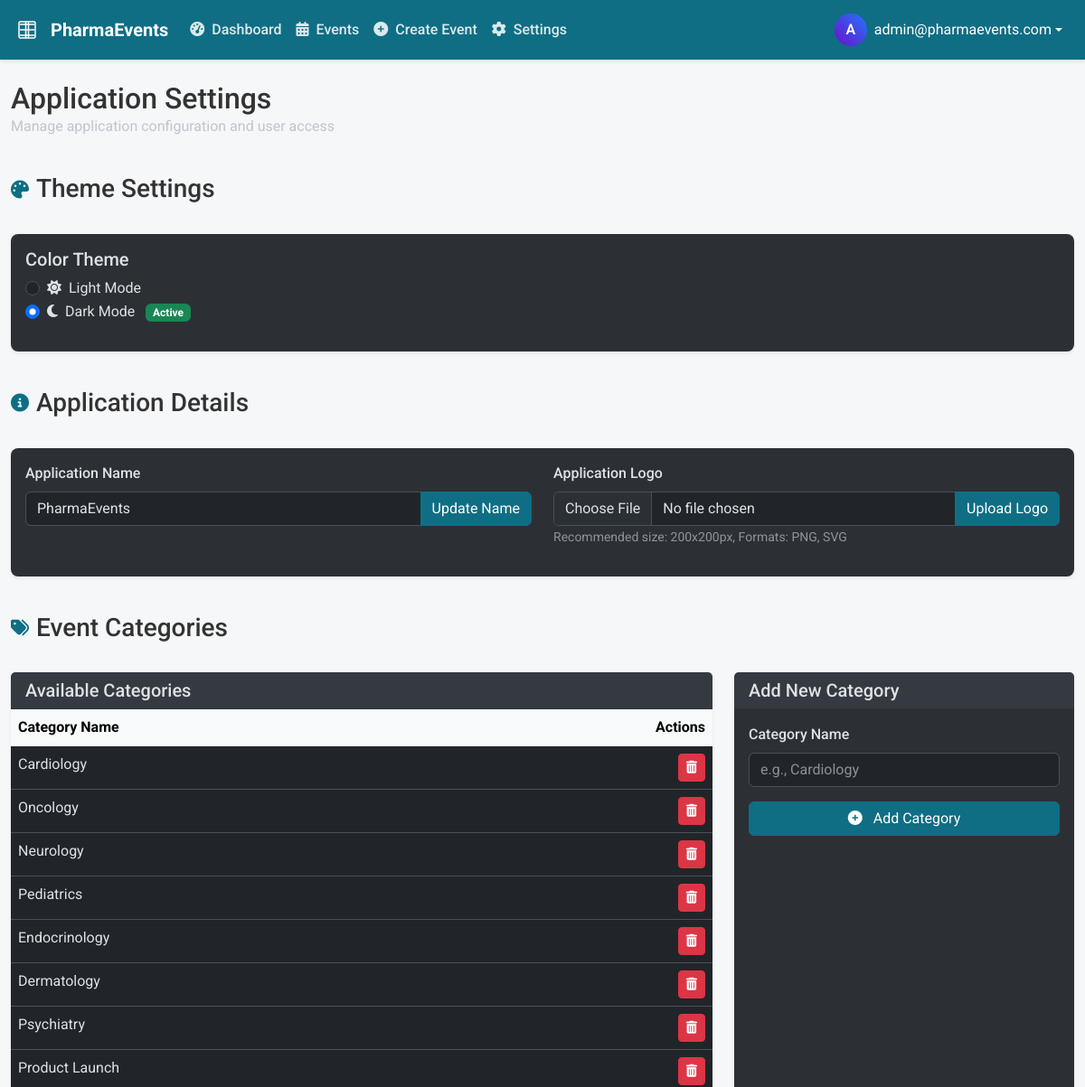
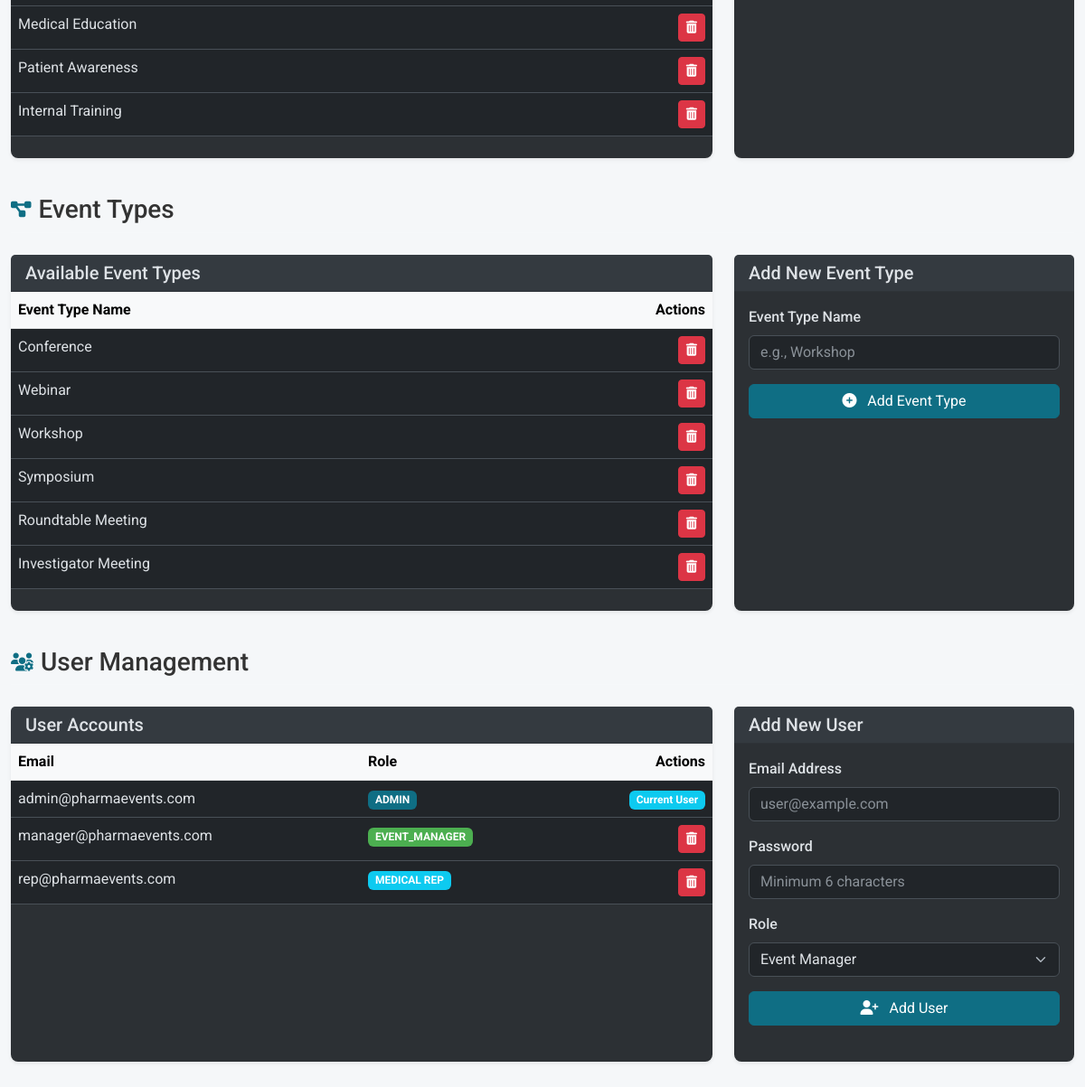
/settings (signed in), run on the app's committed database (2 pictures, top to bottom).
### models.py (models this page shows, shortened)
class User(UserMixin, db.Model):
    id = db.Column(db.Integer, primary_key=True)
    email = db.Column(db.String(120), unique=True, nullable=False)
    password_hash = db.Column(db.String(256), nullable=False)
    role = db.Column(db.String(20), nullable=False)  # 'admin', 'event_manager', or 'medical_rep'
    created_at = db.Column(db.DateTime, nullable=False, default=datetime.utcnow)
    events = db.relationship('Event', backref='creator', lazy=True)
    def is_admin(self):
        return self.role == 'admin'

class AppSetting(db.Model):
    id = db.Column(db.Integer, primary_key=True)
    key = db.Column(db.String(50), unique=True, nullable=False)
    value = db.Column(db.Text, nullable=True)

class EventCategory(db.Model):
    id = db.Column(db.Integer, primary_key=True)
    name = db.Column(db.String(50), unique=True, nullable=False)

class EventType(db.Model):
    id = db.Column(db.Integer, primary_key=True)
    name = db.Column(db.String(50), unique=True, nullable=False)
    events = db.relationship('Event', backref='event_type', lazy=True)

### routes.py (the view)
@app.route('/settings')
@login_required
def settings():
    if not current_user.is_admin():
        flash('You are not authorized to access settings', 'danger')
        return redirect(url_for('dashboard'))
    categories = EventCategory.query.all()
    event_types = EventType.query.all()
    users = User.query.all()
    app_name = AppSetting.query.filter_by(key='app_name').first()
    theme = AppSetting.query.filter_by(key='theme').first()
    return render_template('settings.html',
                          categories=categories,
                          event_types=event_types,
                          users=users,
                          app_name=app_name.value if app_name else 'PharmaEvents',
                          theme=theme.value if theme else 'light')

### templates/settings.html (shortened to what this page needs)
{% extends "layout.html" %}
{% block content %}
<div class="row mb-4">
    <div class="col">
        <h1 class="h2 mb-0">Application Settings</h1>
        <p class="text-muted">Manage application configuration and user access</p>
    </div>
</div>
<div class="settings-section">
    <div class="settings-header d-flex align-items-center">
        <i class="fas fa-palette fa-lg icon"></i>
        <h3 class="mb-0">Theme Settings</h3>
    </div>
    <div class="card">
        <div class="card-body">
            <div class="row">
                <div class="col-md-6">
                    <h5>Color Theme</h5>
                    <div class="mb-3">
                        <div class="form-check">
                            <input class="form-check-input" type="radio" name="theme" id="theme_light" value="light" {% if theme == 'light' %}checked{% endif %}>
                            <label class="form-check-label" for="theme_light">
                                <i class="fas fa-sun me-1"></i> Light Mode
                            </label>
                        </div>
                        <div class="form-check">
                            <input class="form-check-input" type="radio" name="theme" id="theme_dark" value="dark" {% if theme == 'dark' %}checked{% endif %}>
                            <label class="form-check-label" for="theme_dark">
                                <i class="fas fa-moon me-1"></i> Dark Mode
                                {% if theme == 'dark' %}<span class="badge bg-success ms-2">Active</span>{% endif %}
                            </label>
                        </div>
                    </div>
                </div>
            </div>
        </div>
    </div>
</div>
<div class="settings-section">
    <div class="settings-header d-flex align-items-center">
        <i class="fas fa-info-circle fa-lg icon"></i>
        <h3 class="mb-0">Application Details</h3>
    </div>
    <div class="card">
        <div class="card-body">
            <div class="row">
                <div class="col-md-6">
                    <div class="mb-3">
                        <label for="app_name" class="form-label">Application Name</label>
                        <div class="input-group">
                            <input type="text" class="form-control" id="app_name" value="{{ app_name }}" placeholder="Application Name">
                            <button class="btn btn-primary" type="button" id="update_name">Update Name</button>
                        </div>
                    </div>
                </div>
                <div class="col-md-6">
                    <div class="mb-3">
                        <label for="app_logo" class="form-label">Application Logo</label>
                        <div class="input-group">
                            <input type="file" class="form-control" id="app_logo">
                            <button class="btn btn-primary" type="button" id="upload_logo">Upload Logo</button>
                        </div>
                        <small class="text-muted">Recommended size: 200x200px, Formats: PNG, SVG</small>
                    </div>
                </div>
            </div>
        </div>
    </div>
</div>
<div class="settings-section">
    <div class="settings-header d-flex align-items-center">
        <i class="fas fa-tags fa-lg icon"></i>
        <h3 class="mb-0">Event Categories</h3>
    </div>
    <div class="row">
        <div class="col-md-8">
            <div class="card settings-card">
                <div class="card-header bg-light">
                    <h5 class="mb-0">Available Categories</h5>
                </div>
                <div class="card-body p-0">
                    <div class="table-responsive">
                        <table class="table table-hover mb-0">
                            <thead class="table-light">
                                <tr>
                                    <th>Category Name</th>
                                    <th class="text-end">Actions</th>
                                </tr>
                            </thead>
                            <tbody id="category_list">
                                {% for category in categories %}
                                    <tr data-id="{{ category.id }}">
                                        <td>{{ category.name }}</td>
                                        <td class="text-end">
                                            <button class="btn btn-sm btn-danger btn-delete-category" data-id="{{ category.id }}">
                                                <i class="fas fa-trash-alt"></i>
                                            </button>
                                        </td>
                                    </tr>
                                {% endfor %}
                            </tbody>
                        </table>
                    </div>
                </div>
            </div>
        </div>
        <div class="col-md-4">
            <div class="card settings-card">
                <div class="card-header bg-light">
                    <h5 class="mb-0">Add New Category</h5>
                </div>
                <div class="card-body">
                    <form id="add_category_form">
                        <div class="mb-3">
                            <label for="category_name" class="form-label">Category Name</label>
                            <input type="text" class="form-control" id="category_name" placeholder="e.g., Cardiology" required>
                        </div>
                        <button type="submit" class="btn btn-primary w-100">
                            <i class="fas fa-plus-circle me-2"></i> Add Category
                        </button>
                    </form>
                </div>
            </div>
        </div>
    </div>
</div>
<div class="settings-section">
    <div class="settings-header d-flex align-items-center">
        <i class="fas fa-project-diagram fa-lg icon"></i>
        <h3 class="mb-0">Event Types</h3>
    </div>
    <div class="row">
        <div class="col-md-8">
            <div class="card settings-card">
                <div class="card-header bg-light">
                    <h5 class="mb-0">Available Event Types</h5>
                </div>
                <div class="card-body p-0">
                    <div class="table-responsive">
                        <table class="table table-hover mb-0">
                            <thead class="table-light">
                                <tr>
                                    <th>Event Type Name</th>
                                    <th class="text-end">Actions</th>
                                </tr>
                            </thead>
                            <tbody id="type_list">
                                {% for type in event_types %}
                                    <tr data-id="{{ type.id }}">
                                        <td>{{ type.name }}</td>
                                        <td class="text-end">
                                            <button class="btn btn-sm btn-danger btn-delete-type" data-id="{{ type.id }}">
                                                <i class="fas fa-trash-alt"></i>
                                            </button>
                                        </td>
                                    </tr>
                                {% endfor %}
                            </tbody>
                        </table>
                    </div>
                </div>
            </div>
        </div>
        <div class="col-md-4">
            <div class="card settings-card">
                <div class="card-header bg-light">
                    <h5 class="mb-0">Add New Event Type</h5>
                </div>
                <div class="card-body">
                    <form id="add_type_form">
                        <div class="mb-3">
                            <label for="type_name" class="form-label">Event Type Name</label>
                            <input type="text" class="form-control" id="type_name" placeholder="e.g., Workshop" required>
                        </div>
                        <button type="submit" class="btn btn-primary w-100">
                            <i class="fas fa-plus-circle me-2"></i> Add Event Type
                        </button>
                    </form>
                </div>
            </div>
        </div>
    </div>
</div>
<div class="settings-section">
    <div class="settings-header d-flex align-items-center">
        <i class="fas fa-users-cog fa-lg icon"></i>
        <h3 class="mb-0">User Management</h3>
    </div>
    <div class="row">
        <div class="col-md-8">
            <div class="card settings-card">
                <div class="card-header bg-light">
                    <h5 class="mb-0">User Accounts</h5>
                </div>
                <div class="card-body p-0">
                    <div class="table-responsive">
                        <table class="table table-hover mb-0">
                            <thead class="table-light">
                                <tr>
                                    <th>Email</th>
                                    <th>Role</th>
                                    <th class="text-end">Actions</th>
                                </tr>
                            </thead>
                            <tbody id="user_list">
                                {% for user in users %}
                                    <tr data-id="{{ user.id }}">
                                        <td>{{ user.email }}</td>
                                        <td>
                                            <span class="badge bg-{% if user.role == 'admin' %}primary{% elif user.role == 'medical_rep' %}info{% else %}secondary{% endif %}">
                                                {% if user.role == 'medical_rep' %}MEDICAL REP{% else %}{{ user.role|upper }}{% endif %}
                                            </span>
                                        </td>
                                        <td class="text-end">
                                            {% if user.id != current_user.id %}
                                                <button class="btn btn-sm btn-danger btn-delete-user" data-id="{{ user.id }}">
                                                    <i class="fas fa-trash-alt"></i>
                                                </button>
                                            {% else %}
                                                <span class="badge bg-info">Current User</span>
                                            {% endif %}
                                        </td>
                                    </tr>
                                {% endfor %}
                            </tbody>
                        </table>
                    </div>
                </div>
            </div>
        </div>
        <div class="col-md-4">
            <div class="card settings-card">
                <div class="card-header bg-light">
                    <h5 class="mb-0">Add New User</h5>
                </div>
                <div class="card-body">
                    <form id="add_user_form">
                        <div class="mb-3">
                            <label for="user_email" class="form-label">Email Address</label>
                            <input type="email" class="form-control" id="user_email" placeholder="user@example.com" required>
                        </div>
                        <div class="mb-3">
                            <label for="user_password" class="form-label">Password</label>
                            <input type="password" class="form-control" id="user_password" placeholder="Minimum 6 characters" required>
                        </div>
                        <div class="mb-3">
                            <label for="user_role" class="form-label">Role</label>
                            <select class="form-select" id="user_role" required>
                                <option value="event_manager">Event Manager</option>
                            </select>
                        </div>
                        <button type="submit" class="btn btn-primary w-100">
                            <i class="fas fa-user-plus me-2"></i> Add User
                        </button>
                    </form>
                </div>
            </div>
        </div>
    </div>
</div>
{% endblock %}

### templates/components/user_menu.html (shortened to what this page needs)
<div class="dropdown">
    <button class="btn btn-link text-white text-decoration-none dropdown-toggle d-flex align-items-center"
            type="button"
            id="userMenuDropdown"
            data-bs-toggle="dropdown"
            aria-expanded="false">
        <div class="user-avatar me-2">
            {{ current_user.email[0]|upper }}
        </div>
        <span class="d-none d-md-inline">
            {{ current_user.email }}
        </span>
    </button>
</div>

### data on the page
User: email "A", email "admin@pharmaevents.com", role "ADMIN", shows "Current User"
AppSetting: value "☐ Light Mode", value "☑ Dark Mode Active"
EventCategory: name "Cardiology"
EventCategory: name "Oncology"
EventCategory: name "Neurology"
EventCategory: name "Pediatrics"
EventCategory: name "Endocrinology"
EventCategory: name "Dermatology"
EventCategory: name "Psychiatry"
EventCategory: name "Product Launch"
EventCategory: name "Medical Education"
EventCategory: name "Patient Awareness"
EventCategory: name "Internal Training"
EventType: name "Conference"
EventType: name "Webinar"
EventType: name "Workshop"
EventType: name "Symposium"
EventType: name "Roundtable Meeting"
EventType: name "Investigator Meeting"
User: email "manager@pharmaevents.com", role "EVENT_MANAGER"
User: email "rep@pharmaevents.com", role "MEDICAL REP"
